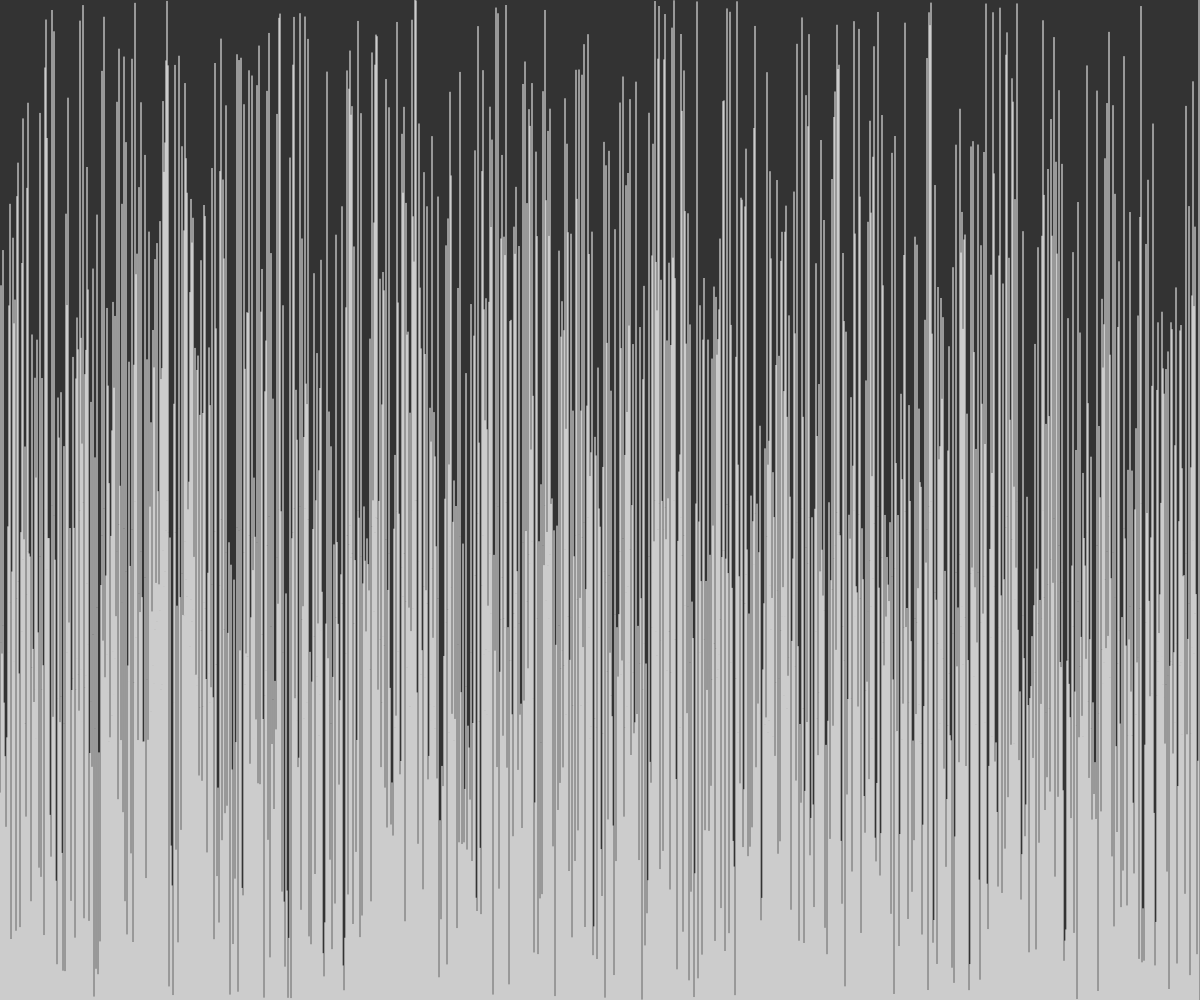
Frame 1 (no input)
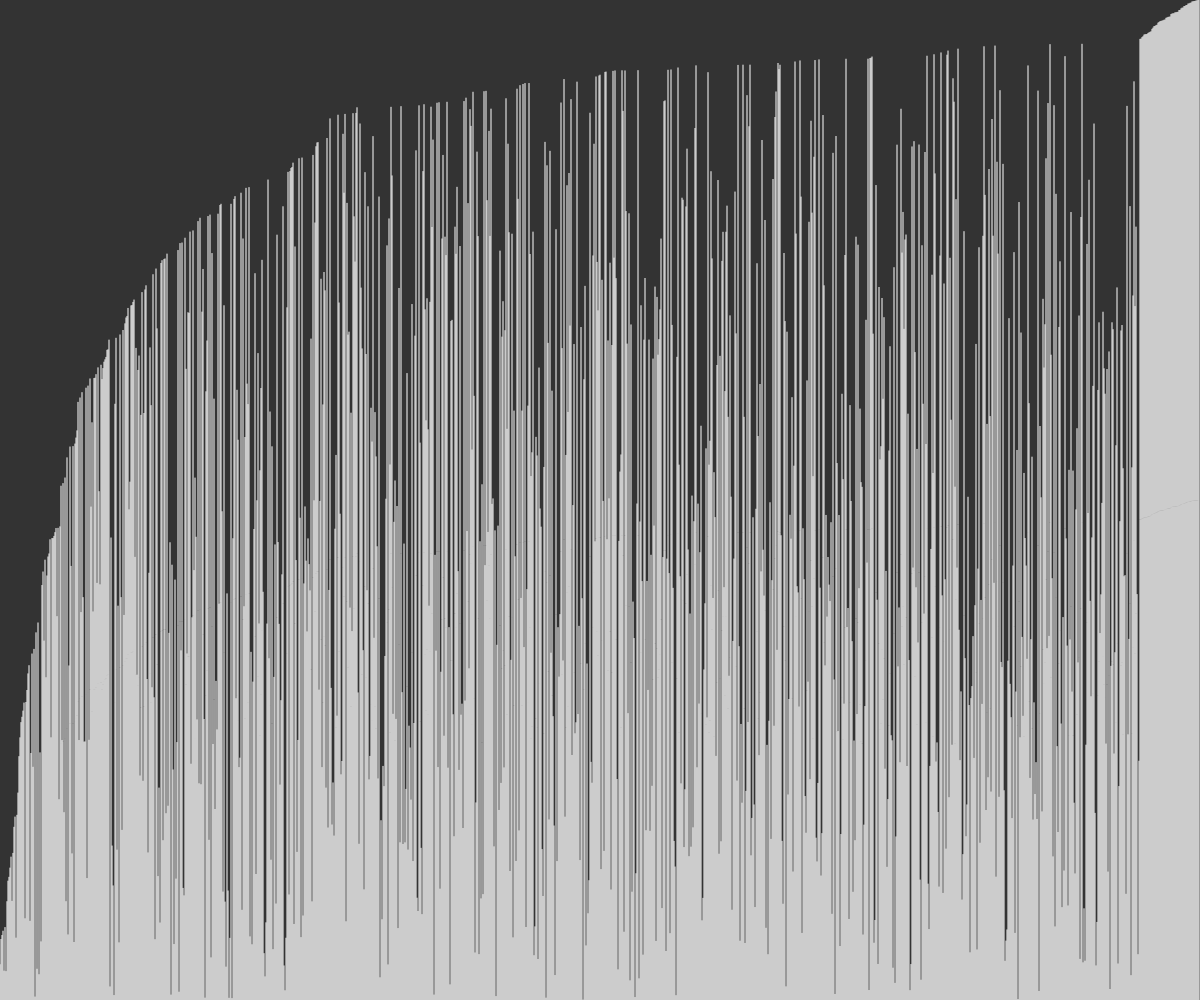
Frame 60 (no input)
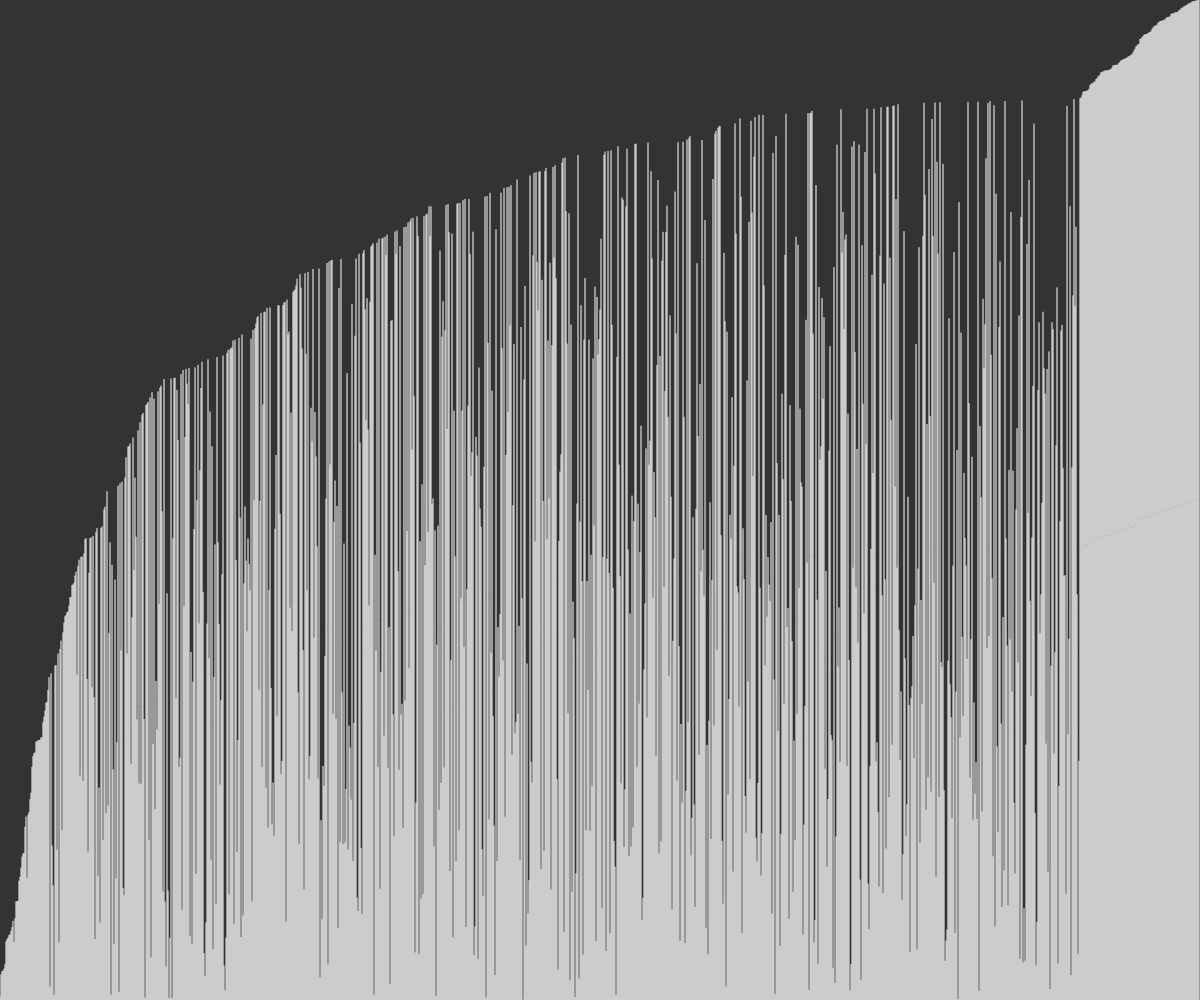
Frame 120 (the mouse pressed at the canvas centre since frame 60)

The p5.js sketch that drew these frames (run headless with seeded random() and noise() and a simulated clock; from frame 60 on, the mouse is pressed at the canvas centre):

// p5.js sketch
// ── sketch.js

// https://ko.wikipedia.org/wiki/%EA%B1%B0%ED%92%88_%EC%A0%95%EB%A0%AC
// https://bost.ocks.org/mike/algorithms/

/*
    거품 정렬(Bubble Sort)

    두 인접한 원소를 검사하여 정렬하는 방법
    시간 복잡도가 O(n^2)로 상당히 느리지만, 코드가 단순함
    원소의 이동이 거품이 수면으로 올라오는 듯한 모습을 보이기 때문에 지어진 이름
    양방향으로 번갈아 수행하면 '칵테일 정렬'이 됨

    예시

    55 07 78 12 42   초기값

    // Step 1
    55 07 78 [12 42] -> OK
    55 07 [78 12] 42 -> 55 07 12 78 42
    55 [07 12] 78 42 -> OK
    [55 07] 12 78 42 -> 07 55 12 78 42

    // Step 2
    07 55 12 [78 42] -> 07 55 12 42 78
    07 55 [12 42] 78 -> OK
    07 [55 12] 42 78 -> 07 12 55 42 78

    // Step 3
    07 12 55 [42 78] -> OK
    07 12 [55 42] 78 -> 07 12 42 55 78

    // Step 4
    07 12 42 [55 78] -> OK
    
    // Finally
    07 12 42 55 78   

    의사코드

    procedure bubbleSort(A : list of sortable items) defined as:
        for each i in 1 to length(A) do:
            for each j in lenght(A) downto i + 1 do:
                if A[j] < A[j-1] then
                    swap(A[j], A[j-1])
                end if
            end for
        end for
    end procedure
*/

const values = [];

let i = 0;

function setup() {
    createCanvas(windowWidth, windowHeight);
    for (let i = 0; i < width; i++) {
        values[i] = random(height);
    }
}

function draw() {
    background(51);
    if (i < values.length) {
        for (let j = 0; j < values.length - 1 - i; j++) {
            const [a, b] = [values[j], values[j + 1]];
            if (a > b) swap(values, j, j + 1);
        }
    } else {
        console.log('finished');
        noLoop();
    }
    i++;

    stroke(255);
    values.forEach((v, i) => line(i, height, i, height - v));
}

function swap(arr, i0, i1) {
    [arr[i0], arr[i1]] = [arr[i1], arr[i0]];
}
